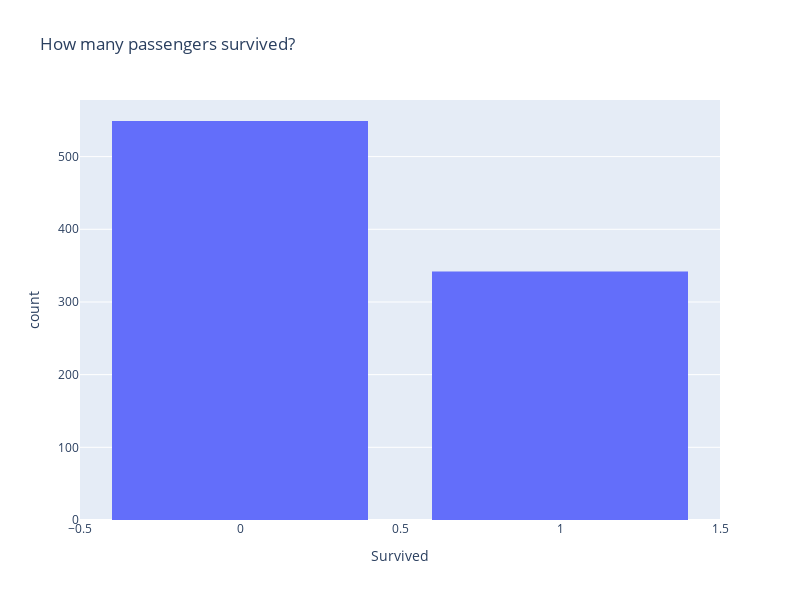

The code cell stored with this chart in its notebook:
### Markdown cell above
Eine weiter mögliche ist eine Lücke `(bargap)` zwischen den Balken zu setzen.
indem wir 
- `fig.update_layout(bargap=0.2)` hinzufügen.

Der Parameter ist ein Wert zwischen 0 und 1, wobei 0 bedeutet, dass die Balken aneinander kleben und 1 bedeutet, dass die Balken so weit wie möglich voneinander entfernt sind.

### Code cell
fig = px.histogram(data_frame=df, x="Survived", title="How many passengers survived?")
fig.update_layout(width=800, height=600, bargap=0.2)  # Setzt eine Lücke von 20% zwischen den Balken
fig.show()

### Figure 1 — Plotly figure (JSON) as saved in the notebook; plotly's stock layout.template omitted (floating-point values rounded to 4 significant figures; data arrays with more than 128 entries replaced by an {"elided": "..."} marker saying what was removed)
{"data": [{"alignmentgroup": "True", "bingroup": "x", "hovertemplate": "Survived=%{x}<br>count=%{y}<extra></extra>", "legendgroup": "", "marker": {"color": "#636efa", "pattern": {"shape": ""}}, "name": "", "offsetgroup": "", "orientation": "v", "showlegend": false, "type": "histogram", "x": {"elided": "891 int values"}, "xaxis": "x", "yaxis": "y"}], "layout": {"bargap": 0.2, "barmode": "relative", "height": 600, "legend": {"tracegroupgap": 0}, "title": {"text": "How many passengers survived?"}, "width": 800, "xaxis": {"anchor": "y", "domain": [0, 1], "title": {"text": "Survived"}}, "yaxis": {"anchor": "x", "domain": [0, 1], "title": {"text": "count"}}}}
